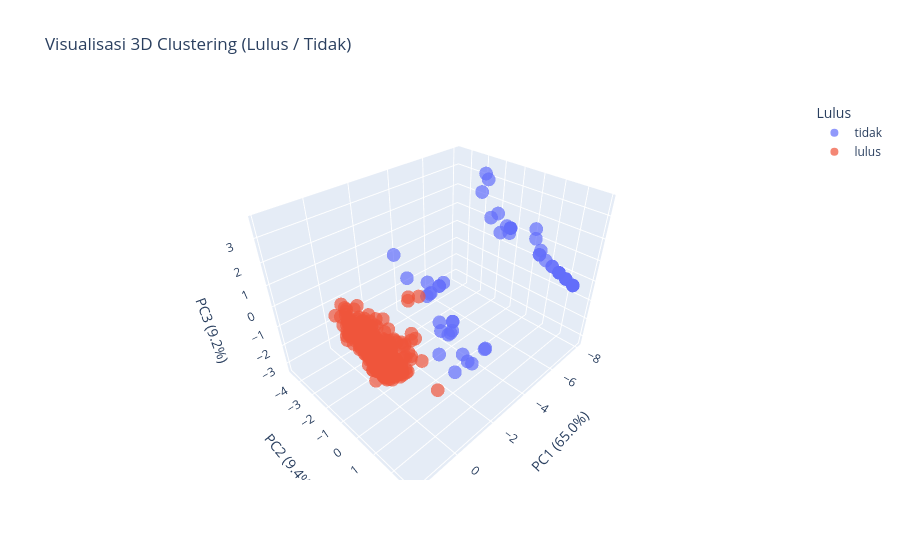

This figure's notebook cell:
### Code cell
import plotly.express as px
from sklearn.preprocessing import StandardScaler
from sklearn.decomposition import PCA

# Drop kolom non-numerik
X_numeric = df_final.drop(columns=['id', 'label'])

# Isi NaN dengan 0 atau bisa diganti strategi lain
X_filled = X_numeric.fillna(0)

# Standardisasi
scaler = StandardScaler()
X_scaled = scaler.fit_transform(X_filled)

# PCA ke 3D
pca = PCA(n_components=3, random_state=42)
X_pca = pca.fit_transform(X_scaled)

# Buat DataFrame hasil PCA
df_pca = pd.DataFrame(X_pca, columns=['PC1', 'PC2', 'PC3'])
df_pca['label'] = df_final['label']

# Plot 3D interaktif
fig = px.scatter_3d(
    df_pca, x='PC1', y='PC2', z='PC3',
    color='label',
    title='Visualisasi 3D Clustering (Lulus / Tidak)',
    labels={'label': 'Lulus'},
    opacity=0.7
)
fig.update_layout(scene=dict(
    xaxis_title=f"PC1 ({pca.explained_variance_ratio_[0]*100:.1f}%)",
    yaxis_title=f"PC2 ({pca.explained_variance_ratio_[1]*100:.1f}%)",
    zaxis_title=f"PC3 ({pca.explained_variance_ratio_[2]*100:.1f}%)",
))
fig.show()

### Figure 1 — Plotly figure (JSON) as saved in the notebook; plotly's stock layout.template omitted (floating-point values rounded to 4 significant figures; data arrays with more than 128 entries replaced by an {"elided": "..."} marker saying what was removed)
{"data": [{"hovertemplate": "Lulus=tidak<br>PC1=%{x}<br>PC2=%{y}<br>PC3=%{z}<extra></extra>", "legendgroup": "tidak", "marker": {"color": "#636efa", "opacity": 0.7, "symbol": "circle"}, "mode": "markers", "name": "tidak", "scene": "scene", "showlegend": true, "type": "scatter3d", "x": [-8.023, -7.062, -6.522, -5.356, -6.01, -8.023, -7.322, -8.023, -7.182, -6.941, -6.77, -4.895, -8.023, -6.821, -2.791, -3.744, -5.465, -6.941, -2.721, -8.023, -3.144, -4.545, -6.941, -4.776, -7.302, -7.773, -7.125, -7.026, -5.146, -6.821, -7.062, -6.821, -7.422, -6.821, -2.999, -8.023, -7.062, -4.185, -6.821, -7.182, -4.986, -5.811, -6.982, -2.583, -4.21, -6.821, -4.345, -3.187, -8.023, -4.178, -5.092, -4.105, -3.829, -6.941, -5.625, -3.624, -7.062, -8.023, -5.465, -4.545, -7.422, -6.821, -7.062], "y": [-1.231, 2.055, -1.783, 0.628, 1.701, -1.231, -1.466, -1.231, 1.644, 2.465, -1.414, 2.062, -1.231, 2.876, -0.6019, -0.09011, -3.275, 2.465, -2.417, -1.231, -0.8457, -1.477, 2.465, -3.376, 1.233, -1.267, -1.962, -2.043, -3.531, 2.876, 2.055, 2.876, 0.8228, 2.876, 1.085, -1.231, 2.055, -1.259, 2.876, 1.644, -3.656, 1.539, -1.009, 0.5421, 0.7884, 2.876, -2.143, -0.2245, -1.231, 0.7635, -3.573, -1.322, -4.598, 2.465, -3.147, 0.3206, 2.055, -1.231, -3.275, -1.477, 0.8228, 2.876, 2.055], "z": [1.003, 0.5333, 3.041, 2.461, 1.864, 1.003, 1.891, 1.003, 0.5921, 0.4746, 1.904, 3.335, 1.003, 0.4159, -2.944, -3.235, -1.964, 0.4746, 0.1993, 1.003, -1.973, -2.629, 0.4746, -1.469, 0.6508, 1.183, 3.375, 3.638, -2.335, 0.4159, 0.5333, 0.4159, 0.7095, 0.4159, -2.461, 1.003, 0.5333, -2.966, 0.4159, 0.5921, -2.522, 2.391, 1.251, -3.046, -2.613, 0.4159, -2.941, -1.607, 1.003, -2.651, -2.397, -3.059, -0.07107, 0.4746, -1.779, -3.294, 0.5333, 1.003, -1.964, -2.629, 0.7095, 0.4159, 0.5333]}, {"hovertemplate": "Lulus=lulus<br>PC1=%{x}<br>PC2=%{y}<br>PC3=%{z}<extra></extra>", "legendgroup": "lulus", "marker": {"color": "#EF553B", "opacity": 0.7, "symbol": "circle"}, "mode": "markers", "name": "lulus", "scene": "scene", "showlegend": true, "type": "scatter3d", "x": {"elided": "486 float values"}, "y": {"elided": "486 float values"}, "z": {"elided": "486 float values"}}], "layout": {"legend": {"title": {"text": "Lulus"}, "tracegroupgap": 0}, "scene": {"domain": {"x": [0, 1], "y": [0, 1]}, "xaxis": {"title": {"text": "PC1 (65.0%)"}}, "yaxis": {"title": {"text": "PC2 (9.4%)"}}, "zaxis": {"title": {"text": "PC3 (9.2%)"}}}, "title": {"text": "Visualisasi 3D Clustering (Lulus / Tidak)"}}}
